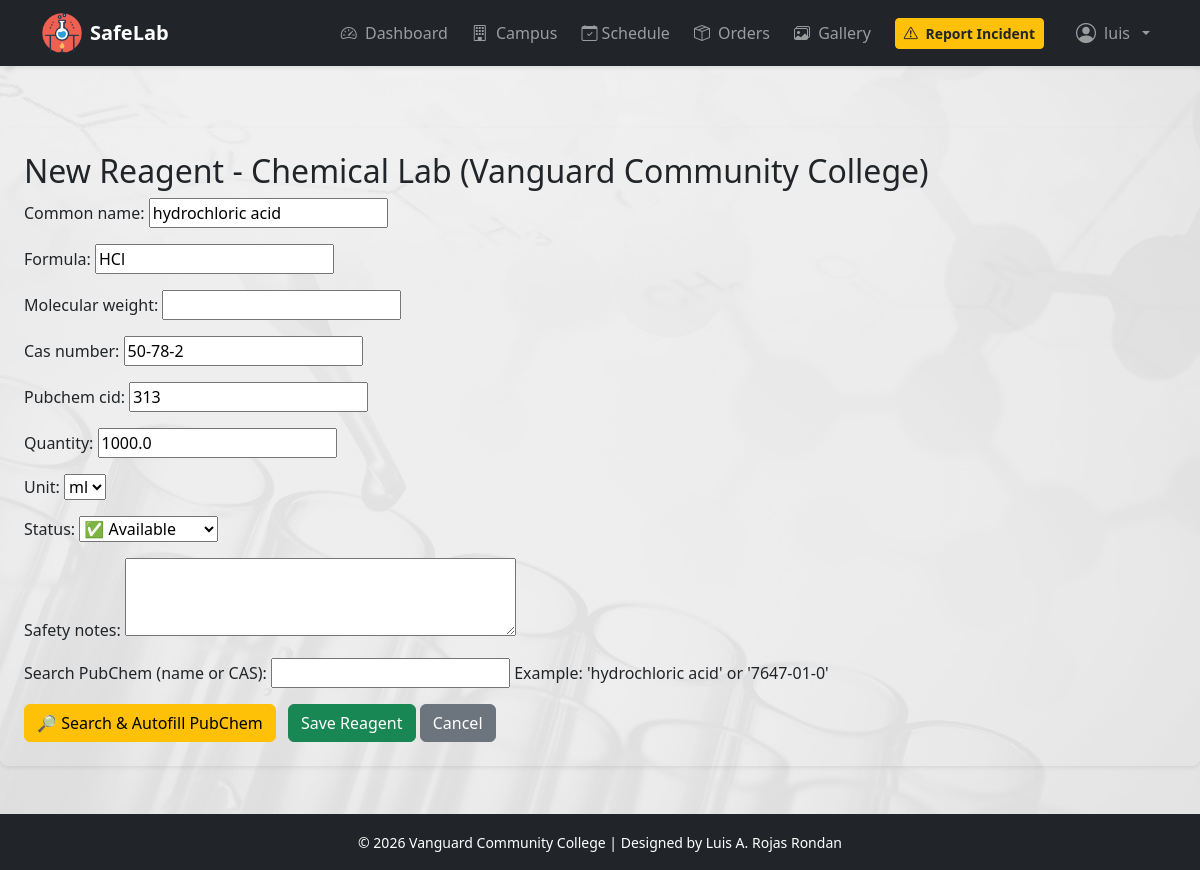
Screenshot of /home/reagent/1/edit/ (signed in) with the database file from the repository.
### apps/inventory/models.py (models this page shows, shortened)
class Laboratory(models.Model):
    name = models.CharField(max_length=100)
    campus = models.ForeignKey(Campus, on_delete=models.CASCADE, related_name='laboratories')
    responsible = models.CharField(max_length=100, blank=True)
    def __str__(self):
        return f"{self.name} ({self.campus.name})"

class Campus(models.Model):
    name = models.CharField(max_length=100, unique=True)
    state = models.CharField(max_length=100)
    address = models.TextField(blank=True)

class Reagent(models.Model):
    STATUSES = [
        ('available', '✅ Available'),
        ('low', '⚠️ Low Stock'),
        ('out', '❌ Out of Stock'),
        ('expired', '⏰ Expired'),
    ]
    common_name = models.CharField(max_length=200)
    iupac_name = models.CharField(max_length=200, blank=True)
    formula = models.CharField(max_length=100, blank=True)
    molecular_weight = models.FloatField(null=True, blank=True)
    cas_number = models.CharField(max_length=50, blank=True, unique=True)
    pubchem_cid = models.PositiveIntegerField(null=True, blank=True, unique=True)
    pubchem_link = models.URLField(blank=True)
    quantity = models.FloatField(default=0)
    unit = models.CharField(max_length=10, choices=[('g', 'g'), ('ml', 'ml')], default='g')
    status = models.CharField(max_length=20, choices=STATUSES, default='available')
    laboratory = models.ForeignKey(Laboratory, on_delete=models.CASCADE, related_name='reagents')
    updated_at = models.DateTimeField(auto_now=True)
    safety_notes = models.TextField(blank=True)

### apps/inventory/views.py (the view)
# urls.py: path('reagent/<int:reagent_id>/edit/', views.reagent_update, name='reagent_update'),
@login_required
def reagent_update(request, reagent_id):
    reagent = get_object_or_404(Reagent, id=reagent_id)
    if request.method == 'POST':
        form = ReagentForm(request.POST, instance=reagent)
        if form.is_valid():
            form.save()
            return redirect('lab_detail', lab_id=reagent.laboratory.id)
    else:
        form = ReagentForm(instance=reagent)
    return render(request, 'inventory/reagent_form.html', {
        'form': form,
        'reagent': reagent,
        'lab': reagent.laboratory
    })

### apps/inventory/forms.py
class ReagentForm(forms.ModelForm):
    search_pubchem = forms.CharField(
        required=False,
        label="Search PubChem (name or CAS)",
        help_text="Example: 'hydrochloric acid' or '7647-01-0'"
    )
    class Meta:
        model = Reagent
        fields = ['common_name', 'formula', 'molecular_weight', 'cas_number', 'pubchem_cid' , 'quantity', 'unit', 'status', 'safety_notes']
        widgets = {
            'safety_notes': forms.Textarea(attrs={'rows': 3}),
        }

### templates/inventory/reagent_form.html (shortened to what this page needs)
{% extends 'base.html' %}
{% block content %}
<h2>New Reagent - {{ lab }}</h2>
<form method="post">
    {{ form.as_p }}
    <button type="submit" name="search_pubchem" value="1" class="btn btn-warning btn-hover me-2">
        🔎 Search & Autofill PubChem
    </button>
    <button type="submit" class="btn btn-success btn-hover">
        <span class="btn-text">Save Reagent</span>
    </button>
    <a href="{% url 'lab_detail' lab.id %}" class="btn btn-secondary btn-hover">Cancel</a>
</form>
{% endblock %}

### templates/base.html (shortened to what this page needs)
{% load static %}
<!DOCTYPE html>
<html lang="en">
<head>
    <link href="https://cdn.jsdelivr.net/npm/bootstrap@5.3.3/dist/css/bootstrap.min.css" rel="stylesheet">
    <link rel="stylesheet" href="{% static 'css/gallery.css' %}">
    <link rel="stylesheet" href="{% static 'css/core.css'%}">
    <link rel="stylesheet" href="{% static 'assets/dist/css/bootstrap.min.css' %}">
    <link rel="stylesheet" href="https://cdn.jsdelivr.net/npm/bootstrap-icons@1.11.3/font/bootstrap-icons.css">
</head>
<body class="d-flex flex-column min-vh-100">
    <nav class="navbar navbar-expand-lg navbar-dark bg-dark shadow-sm fixed-top">
        <div class="container">
            <a class="navbar-brand fw-bold d-flex align-items-center gap-2"
               href="{% url 'dashboard' %}">
                <img src="/static/img/save-lab.png" style="width:40px;height:40px" alt="SafeLab">
                SafeLab
            </a>
            <div class="collapse navbar-collapse" id="navbarMain">
                <ul class="navbar-nav ms-auto align-items-lg-center gap-lg-2">
                    {% if request.user.is_authenticated %}
                    <li class="nav-item">
                        <a class="nav-link btn-hover" href="{% url 'dashboard' %}">
                            <i class="bi bi-speedometer2 me-1"></i>
                            Dashboard
                        </a>
                    </li>
                    <li class="nav-item">
                        <a class="nav-link btn-hover" href="{% url 'home' %}">
                            <i class="bi bi-building me-1"></i>
                            Campus
                        </a>
                    </li>
                    <li class="nav-item">
                        <a class="nav-link btn-hover" href="{% url 'schedules:main' %}">
                            <i class="bi bi-calendar-check"></i>
                            Schedule
                        </a>
                    </li>
                    <li class="nav-item">
                        <a class="nav-link btn-hover" href="{% url 'orders:product_list' %}">
                            <i class="bi bi-box-seam me-1"></i>
                            Orders
                        </a>
                    </li>
                    <li class="nav-item">
                        <a class="nav-link btn-hover" href="{% url 'gallery' %}">
                            <i class="bi bi-images me-1"></i>
                            Gallery
                        </a>
                    </li>
                    <li class="nav-item">
                        <a class="btn btn-warning btn-sm text-dark fw-semibold ms-lg-2"
                           href="{% url 'reports:report' %}">
                            <i class="bi bi-exclamation-triangle me-1"></i>
                            Report Incident
                        </a>
                    </li>
                    <li class="nav-item dropdown ms-lg-3">
                        <a class="nav-link dropdown-toggle d-flex align-items-center gap-2"
                           href="#" role="button" data-bs-toggle="dropdown">
                            <i class="bi bi-person-circle fs-5"></i>
                            {{ request.user }}
                        </a>
                    </li>
                    {% else %}
                    <li class="nav-item">
                        <a class="btn btn-outline-light btn-sm" href="{% url 'accounts:login' %}">
                            <i class="bi bi-box-arrow-in-right me-1"></i> Login
                        </a>
                    </li>
                    {% endif %}
                </ul>
            </div>
        </div>
    </nav>
    <div  class="mt-5 mb-5 p-4 rounded-3 shadow-sm">
        {% block content %}{% endblock %}
    </div>
    <footer class="mt-auto py-3 bg-dark text-white text-center">
        <div class="container">
            <span class="small">&copy; 2026 Vanguard Community College | Designed by <a href="https://github.com/lrondan" class="text-decoration-none text-white">Luis A. Rojas Rondan</a></span>
        </div>
    </footer>
</body>
</html>

### templates/base.html (style rules this page uses)
body { background-image: url('/static/img/medical-concept.jpg'); background-size: cover; background-position: center; background-repeat: no-repeat; background-color: #f8f9fa; font-family: system-ui, -apple-system, sans-serif; padding-top: 80px; }
.navbar-brand img { transition: transform .3s; }
.nav-link { transition: all .2s ease; }
.navbar { backdrop-filter: blur(6px); }
.btn-hover { transition: all 0.2s ease; }

### rows the page displays
Laboratory: name+campus "Chemical Lab (Vanguard Community College)"
Reagent: common_name "hydrochloric acid", formula "HCl", cas_number "50-78-2", pubchem_cid "313", quantity "1000.0", unit "ml", status "✅ Available"

### other values shown
{{ request.user }} "luis"
